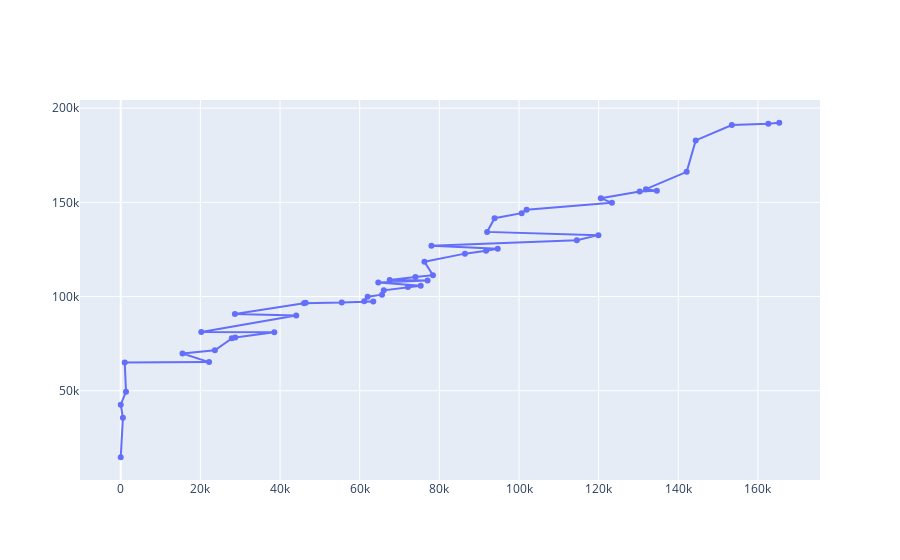

Notebook code for this chart:
### Code cell
fig.add_trace(go.Scatter(x=df['R&D Spend'],y=df['Profit'],mode='lines+markers'))
